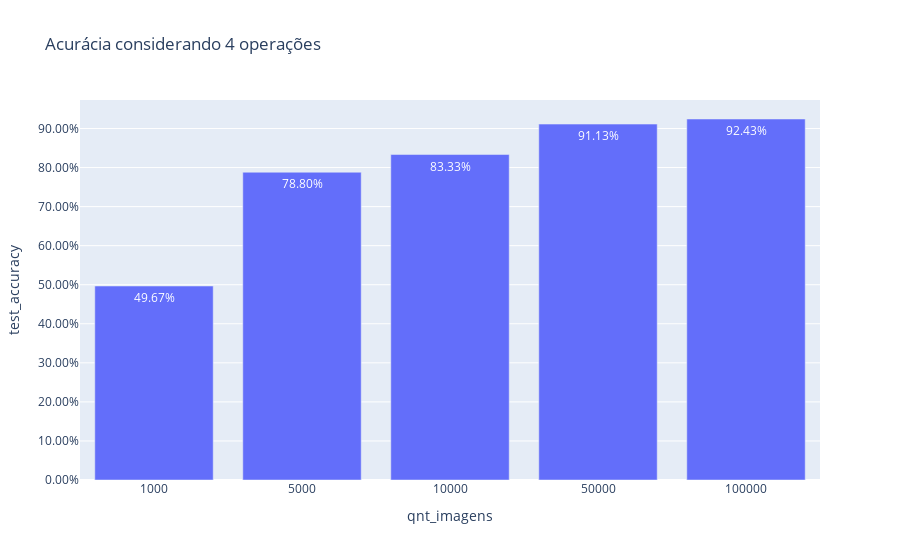

Here is the notebook cell this chart was saved with:
### Code cell
fig = px.bar(opr4, x='qnt_imagens', y='test_accuracy',text_auto=True,title="Acurácia considerando 4 operações")
fig.update_layout(
    xaxis = dict(
        tickmode = 'array',
        tickvals = opr4['qnt_imagens'],
    )
)

fig.update_xaxes(type='category')
fig.update_layout(xaxis_tickformat = '.d')
fig.update_layout(yaxis_tickformat = '.2%')
fig.show()

### Figure 1 — Plotly figure (JSON) as saved in the notebook; plotly's stock layout.template omitted (floating-point values rounded to 4 significant figures)
{"data": [{"alignmentgroup": "True", "hovertemplate": "qnt_imagens=%{x}<br>test_accuracy=%{y}<extra></extra>", "legendgroup": "", "marker": {"color": "#636efa", "pattern": {"shape": ""}}, "name": "", "offsetgroup": "", "orientation": "v", "showlegend": false, "textposition": "auto", "texttemplate": "%{y}", "type": "bar", "x": [1000, 5000, 10000, 50000, 100000], "xaxis": "x", "y": [0.4967, 0.788, 0.8333, 0.9113, 0.9243], "yaxis": "y"}], "layout": {"barmode": "relative", "legend": {"tracegroupgap": 0}, "title": {"text": "Acurácia considerando 4 operações"}, "xaxis": {"anchor": "y", "domain": [0, 1], "tickformat": ".d", "tickmode": "array", "tickvals": [1000, 5000, 10000, 50000, 100000], "title": {"text": "qnt_imagens"}, "type": "category"}, "yaxis": {"anchor": "x", "domain": [0, 1], "tickformat": ".2%", "title": {"text": "test_accuracy"}}}}
